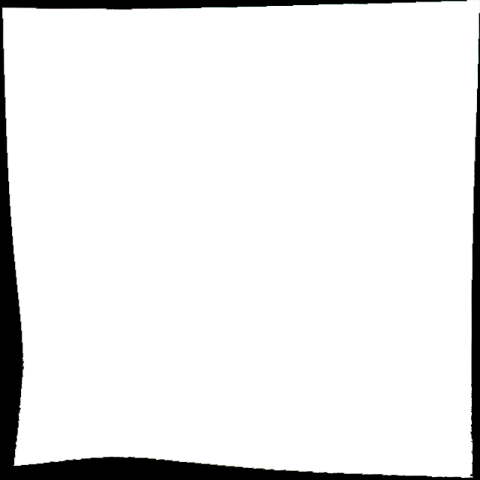
%> input picture pokusy/qolS0.png, 480 x 480 px
$ octave --eval "LargestInscribedImage;"   (GNU Octave 9; MATLAB toolbox functions it lacks are replaced by stand-ins)
%> lines starting %> are read from the running program, lines starting %| are printed output that depends on the picture; in (x1, y1, x2, y2) boxes, pixels count from 0 and x2, y2 are one past the last pixel; in counts of white or black regions, pixels touching at a corner belong together; the program's own positions count from 1
% ----------------------------------------------------------
function LargestInscribedImage()
% ----------------------------------------------------------
    close all
    im = double(imread('qolS0.png')); % Balck and white image of your mask
    im = im(:,:,1);  % If it is colored RGB take only one of the channels
%> im: size 480x480 double
    b = imresize(im,[size(im,1) size(im,1)]); % Make the mask square by resizing it by its aspect ratio.
    SC = 1;  % Put 2..4 to scale down the image an speed up the algorithm

    [x1,y1,l1] = findRect(b,SC);          % Lunch the dyn prog algorithm
%> after the loop in findRect, `for i = 1:1:size(b,1)`: res: size 480x480x3 double; every value is 0
%> after the loop in findRect, `for i = 1:1:size(b,2)`:
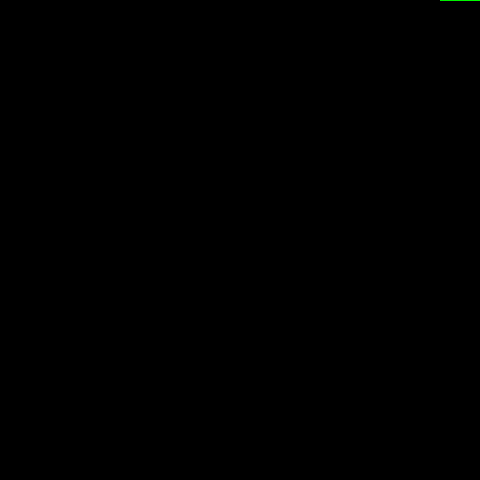
%> res: size 480x480x3 double; mean R, G, B 0, 0.1, 0; drawn with min black and max white
%> after the loop in findRect, `for i = 2:1:size(b,1)`:
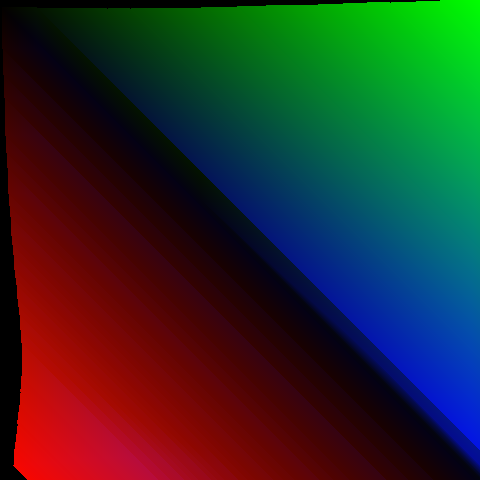
%> res: size 480x480x3 double; mean R, G, B 80.7, 86.3, 75; drawn with min black and max white
%> after the loop in findRect, `for i = 2:1:size(b,1)`: lineBeg = [8 4]; lineLenght = 33
%> in findRect, `[maxValCol,WhereCol] = max(res(:,end,3));`: maxValCol = 432; WhereCol = 450
%> in findRect, `[maxValRow,WhereRow] = max(res(end,:,3));`: maxValRow = 114; WhereRow = 158
%> in findRect, `y = res(WhereCol,end,1);`: y = 9
%> in findRect, `x = res(WhereCol,end,2);`: x = 39
%> in findRect, `l = maxValCol;`: l = 432
%> in findRect, `corn = [x,y;x,y+l;x+l,y;x+l,y+l]';`: corn = [39 39 471 471; 9 441 9 441]
%> in findRect, `imshow(b>0)`:
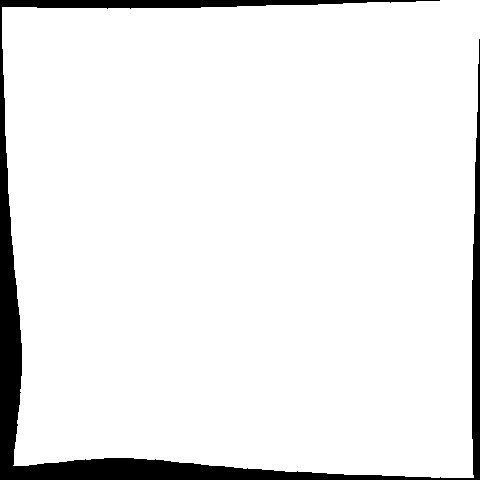
%> displayed picture: size 480x480 logical; 93% white; 1 black region, box (x1, y1, x2, y2) and area: (0, 0, 480, 480) 16046
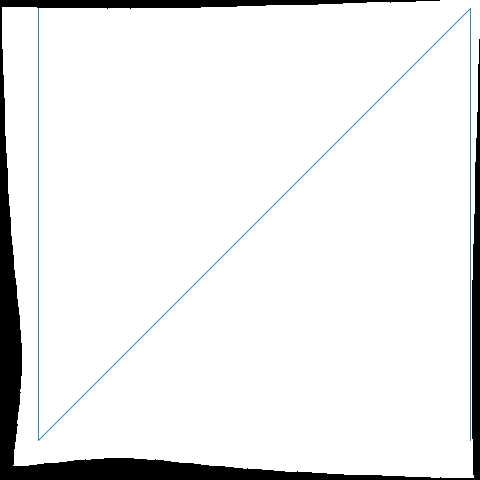
%> figure redrawn from the program's plot data
%> x1 = 39; y1 = 9; l1 = 432
    [x2,y2,l2] = findRect(rot90(b),SC);   % rotate the image by 90deg and solve
%> call 2 of findRect, with SC = 1
%> in findRect (call 2), `b = imresize(b,1/SC);`:
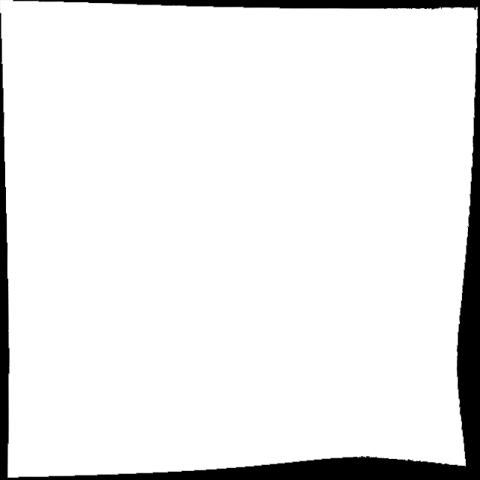
%> b: size 480x480 double; min 0, max 255, mean 235.6; mean of the top-left, top-right, bottom-left and bottom-right quarters 247, 239.5, 239.4, 216.5
%> after the loop in findRect (call 2), `for i = 1:1:size(b,2)`: res: size 480x480x3 double; mean R, G, B 0, 0, 0; mean of the top-left, top-right, bottom-left and bottom-right quarters 0.0097, 0, 0, 0
%> after the loop in findRect (call 2), `for i = 2:1:size(b,1)`:
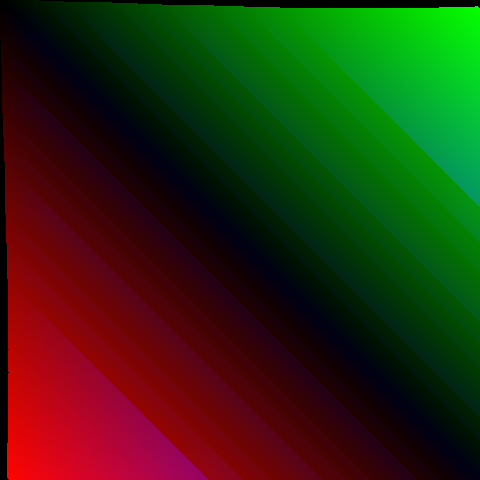
%> res: size 480x480x3 double; mean R, G, B 81.4, 81.4, 25.8; drawn with min black and max white
%> after the loop in findRect (call 2), `for i = 2:1:size(b,1)`: lineBeg = [438 9]; lineLenght = 39
%> in findRect (call 2), `[maxValCol,WhereCol] = max(res(:,end,3));`: maxValCol = 189; WhereCol = 207
%> in findRect (call 2), `[maxValRow,WhereRow] = max(res(end,:,3));`: maxValRow = 188; WhereRow = 208
%> in findRect (call 2), `x = res(WhereCol,end,2);`: x = 282
%> in findRect (call 2), `l = maxValCol;`: l = 189
%> in findRect (call 2), `corn = [x,y;x,y+l;x+l,y;x+l,y+l]';`: corn = [282 282 471 471; 9 198 9 198]
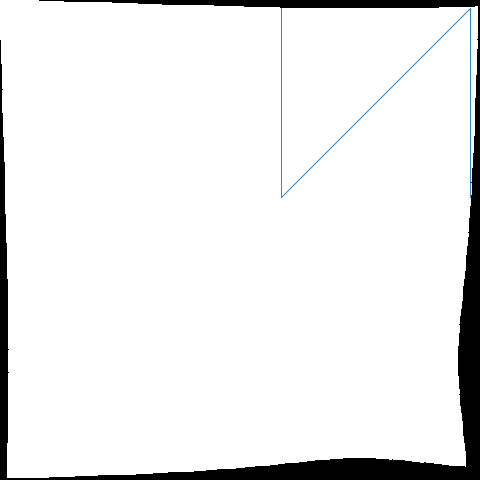
%> figure redrawn from the program's plot data
%> x2 = 282; y2 = 9; l2 = 189
    % Rotate back: x2,y2 according to rot90
    tmp = x2;
%> tmp = 282
    x2 = size(im,1)/SC-y2-l2;
    y2 = tmp;
%> y2 = 282

% Select the best solution of the above (for the original image and for the rotated by 90degrees
        if (l1>=l2)
           corn = sqCorn(x1,y1,l1);
%> in sqCorn, `corn = [x,y;x,y+l;x+l,y;x+l,y+l]';`: corn = [39 39 471 471; 9 441 9 441]
%> corn = [39 39 471 471; 9 441 9 441]
        else
           corn = sqCorn(x2,y2,l2);
        end

        b = imresize(b,1/SC);
    figure;imshow(b>0); hold on;
    plot(corn(1,:),corn(2,:))

    corn = corn*SC;
    corn(1,:) = corn(1,:)*size(im,2)/size(im,1);
    figure;imshow(im); hold on;
    plot(corn(1,:),corn(2,:))
end

function corn = sqCorn(x,y,l)
     corn = [x,y;x,y+l;x+l,y;x+l,y+l]';
end
% ----------------------------------------------------------
function [x,y,l] = findRect(b,SC)
b = imresize(b,1/SC);
res = zeros(size(b,1),size(b,2),3);
% initialize first col
for i = 1:1:size(b,1)
    if (b(i,1) > 0)
       res(i,1,:) = [i,1,0];
    end
end
% initialize first row
for i = 1:1:size(b,2)
    if (b(1,i) > 0)
       res(1,i,:) = [1,i,0];
    end
end

% DynProg
for i = 2:1:size(b,1)
for j = 2:1:size(b,2)
    isWhite = b(i,j) > 0;
    if (~isWhite)
       res(i,j,:)=res(i-1,j-1,:); % copy
    else
        if (b(i-1,j-1)>0)  % continuous line
           lineBeg    = [res(i-1,j-1,1),res(i-1,j-1,2)];
           lineLenght = res(i-1,j-1,3);
           if ((b(lineBeg(1),j)>0)&&(b(i,lineBeg(2))>0))  % if second diag is good
              res(i,j,:) = [lineBeg,lineLenght+1];
           else
              res(i,j,:)=res(i-1,j-1,:); % copy since line has ended
           end
        else
           res(i,j,:) = [i,j,0];         % Line start
        end
    end

end
end

% check last col
[maxValCol,WhereCol] = max(res(:,end,3));
% check last row
[maxValRow,WhereRow] = max(res(end,:,3));

% Find max
x= 0; y = 0; l = 0;
if (maxValCol>maxValRow)
   y = res(WhereCol,end,1);
   x = res(WhereCol,end,2);
   l = maxValCol;
else
   y = res(end,WhereRow,1);
   x = res(end,WhereRow,2);
   l = maxValRow;
end

    corn = [x,y;x,y+l;x+l,y;x+l,y+l]';
   figure;imshow(b>0); hold on;
  plot(corn(1,:),corn(2,:))
return;
end
